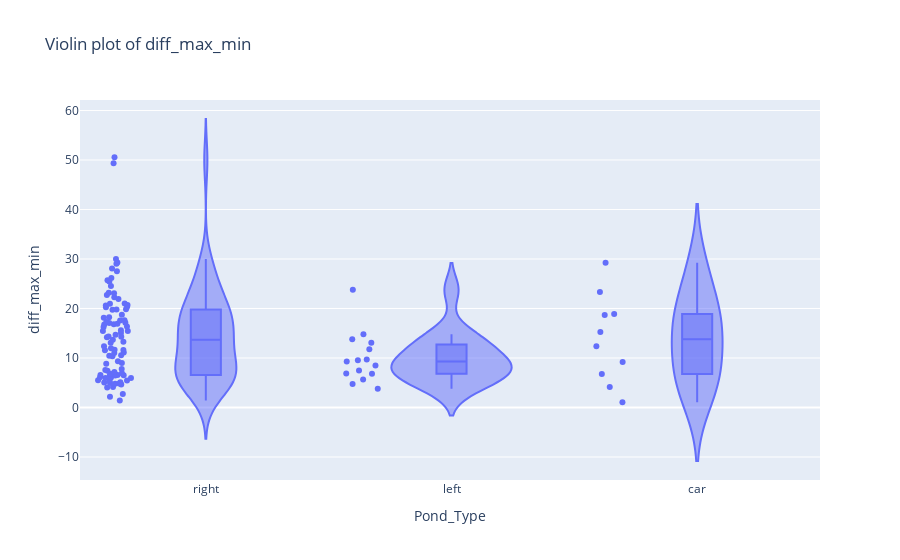
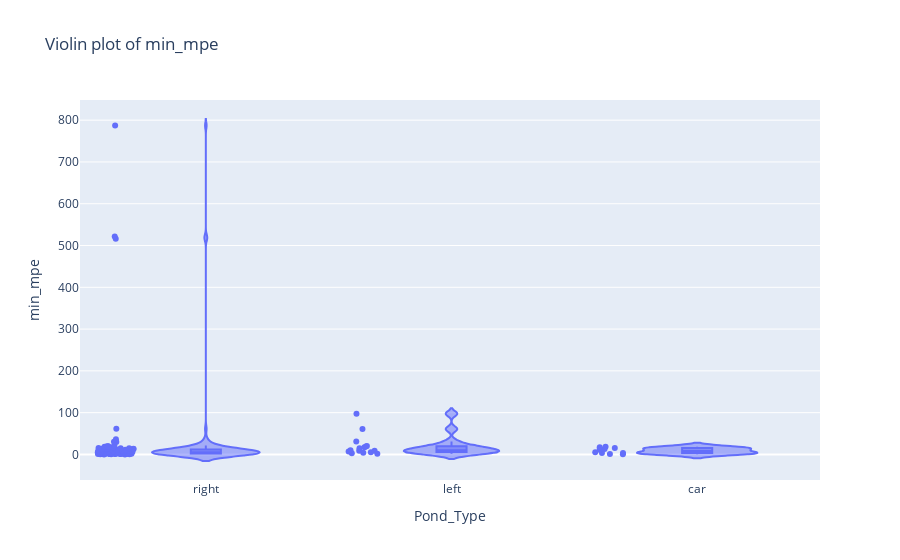
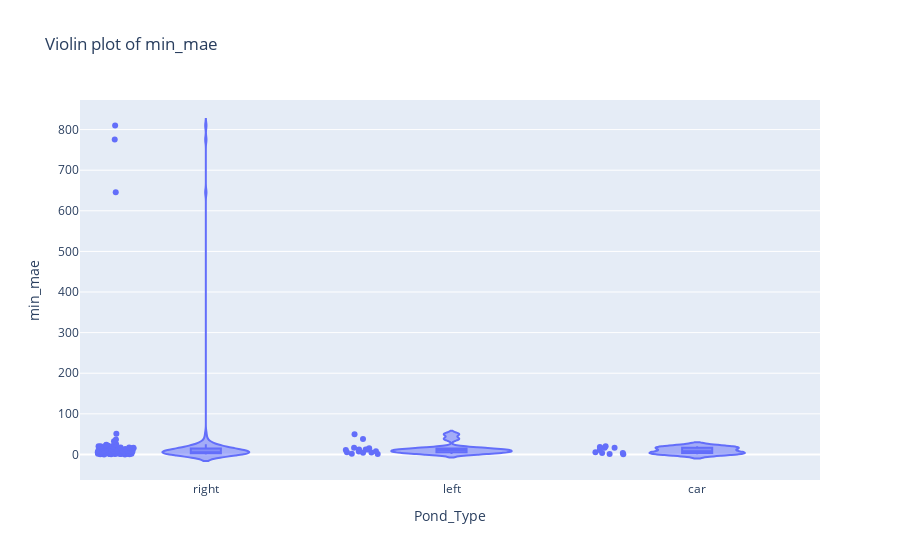
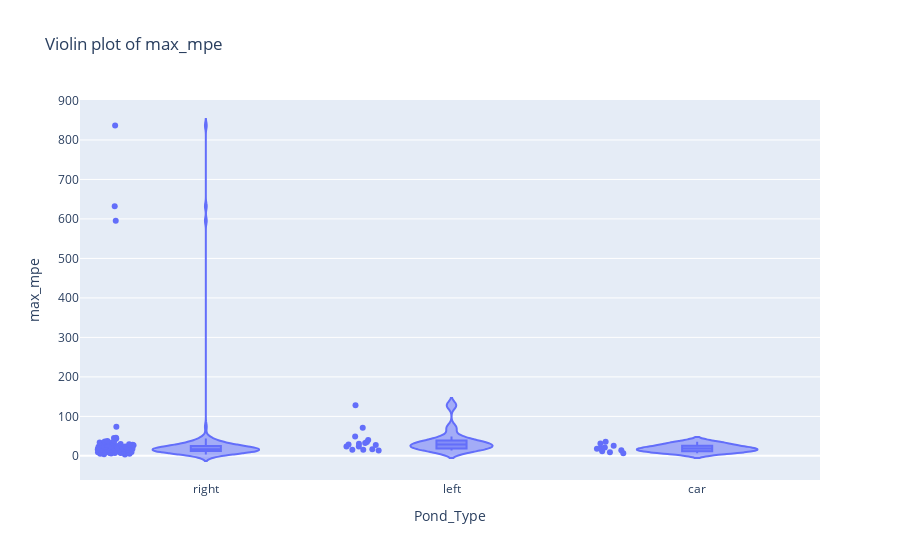

The cell these charts' notebook holds for them, in order:
### Code cell
import pandas as pd
import seaborn as sns
import matplotlib.pyplot as plt
from scipy.stats import pearsonr, spearmanr, shapiro, levene
# import pingouin as pg
import statsmodels.api as sm
import numpy as np
import plotly.express as px

# Load your data

# Calculate expert averages and standard deviations
df['expert_mean'] = df[['Length_1', 'Length_2', 'Length_3']].median(axis=1)
df['expert_std'] = df[['Length_1', 'Length_2', 'Length_3']].std(axis=1)

df['expert_max'] = df[['Length_1', 'Length_2', 'Length_3']].max(axis=1)
df['expert_min'] = df[['Length_1', 'Length_2', 'Length_3']].min(axis=1)

#diffrence in pixels between the min and max of Length_1_pixels, Length_2_pixels, Length_3_pixels

df['diff_max_min'] =abs(df[['Length_1', 'Length_2', 'Length_3']].max(axis=1) - df[['Length_1', 'Length_2', 'Length_3']].min(axis=1))

print(f'mean difference between min max' ,df['diff_max_min'].mean())
print(f'std  difference between min max ',df['diff_max_min'].std())
#
median_diff_max_min = df['diff_max_min'].median()
print(f'median difference between min max', median_diff_max_min)

#violoin plot of the difference between the min and max of the three measurements
fig = px.violin(df,
                x='Pond_Type', 
                y='diff_max_min', 
                box=True,  # Include box plot
                points="all",  # Show all points
                hover_data=['Label', 'PrawnID'],  # Include hover data
                title=f'Violin plot of diff_max_min',)
#Save the plot to png
# fig.write_image(f'violin carapace diff_max_min.png')
fig.show()

#how many Length_ground_truth_annotation(mm) in comparison with lengthe_1, length_2, length_3 bigger than 50%

# df['difference_mean_annotation_expert'] = abs(df['Length_ground_truth_annotation(mm)'] - df['expert_mean']/df['Length_ground_truth_annotation(mm)']) 
# df['difference_max_annotation_expert'] = abs(df['Length_ground_truth_annotation(mm)'] - df['expert_max']/df['Length_ground_truth_annotation(mm)'])
# df['difference_min_annotation_expert'] = abs(df['Length_ground_truth_annotation(mm)'] - df['expert_min']/df['Length_ground_truth_annotation(mm)'])

# df['min difference'] = df[['difference_mean_annotation_expert', 'difference_max_annotation_expert', 'difference_min_annotation_expert']].min(axis=1)
# df['max_difference'] = df[['difference_mean_annotation_expert', 'difference_max_annotation_expert', 'difference_min_annotation_expert']].max(axis=1)    


# df['difference_max_annotation_expert'] = abs(df['Length_ground_truth_annotation(mm)'] - df['expert_max']/df['Length_ground_truth_annotation(mm)'])

# df['difference_min_annotation_expert'] = abs(df['Length_ground_truth_annotation(mm)'] - df['expert_min']/df['Length_ground_truth_annotation(mm)'])
#violin difference_annotation_expert
# fig = px.violin(df,
#                 x='Pond_Type',
#                 y='min difference',
#                 box=True,  # Include box plot
#                 points="all",  # Show all points
#                 hover_data=['Label', 'PrawnID'],  # Include hover data
#                 title=f'Violin plot of difference_annotation_expert',)
# #Save the plot to png
# fig.write_image(f'violin carapace difference_annotation_expert.png')
# fig.show()




# Calculate differences
# df['diff_mean'] =abs(df['Length_fov(mm)'] - df['expert_mean'])
# df['diff_max'] =abs(df['Length_fov(mm)'] - df['expert_max'])
# df['diff_min'] =abs(df['Length_fov(mm)'] - df['expert_min'])

# df['the_min_diff'] = df[['diff_mean', 'diff_max', 'diff_min']].min(axis=1)


#the length measurement of the the_min_diff
# df['the_min_diff_length'] =df['Length_fov(mm)'] - df['the_min_diff']

#the length measurement of the the_max_diff
#percent error of the the_min_diff


# df['org_min_diff'] = [
#     df['Length_fov(mm)'].iloc[i] - df['the_min_diff'].iloc[i] 
#     if df['the_min_diff'].iloc[i] > 0 
#     else df['Length_fov(mm)'].iloc[i] + abs(df['the_min_diff'].iloc[i]) 
#     for i in range(len(df))
# ]


# df['min difference']=df[['Error_percentage_distance_mm_ground_min', 'Error_percentage_distance_mm_ground_max','Error_percentage_distance_mm_ground_median']].min(axis=1)

# Calculate the percentage error
# df['the_min_diff_percentage_error'] = (df['the_min_diff'].abs() / df['org_min_diff'].abs()) * 100

# # Cap the error at 100%
# df['the_min_diff_percentage_error'] = df['the_min_diff_percentage_error'].apply(lambda x: min(x, 100))

# the percentage error of the the_min_diff when smaller than 100%
# df['the_min_diff_percentage_error'] = df['the_min_diff_percentage_error']
# df['min difference']=df[['Error_percentage_distance_mm_ground_min', 'Error_percentage_distance_mm_ground_max','Error_percentage_distance_mm_ground_median']].min(axis=1)

# Calculate the percentage error
# df['the_min_diff_percentage_error'] = (df['the_min_diff'].abs() / df['org_min_diff'].abs()) * 100

# # Cap the error at 100%
# df['the_min_diff_percentage_error'] = df['the_min_diff_percentage_error'].apply(lambda x: min(x, 100))

# the percentage error of the the_min_diff when smaller than 100%
# df['the_min_diff_percentage_error'] = df['the_min_diff_percentage_error']
df['min_mpe']=df[['MPError_fov_min', 'MPError_fov_max','MPError_fov_median']].min(axis=1)

df['max_mpe']=df[['MPError_fov_min', 'MPError_fov_max','MPError_fov_median']].max(axis=1)

df['min_mae']=df[['AbsError_fov_min', 'AbsError_fov_max','AbsError_fov_median']].min(axis=1)

df['max_mae']=df[['AbsError_fov_min', 'AbsError_fov_max','AbsError_fov_median']].max(axis=1)




print('max mae median:')
print(df.groupby('Pond_Type')['max_mae'].median())

#max mpe median
print('max mpe median:')
print(df.groupby('Pond_Type')['max_mpe'].median())


# Create a violin plot using plotly
import plotly.express as px
#violin plots wiht plotly for mean percentage error and MAE
for error in ['min_mpe', 'min_mae', 'max_mpe', 'max_mae']:
        # Create a violin plot using plotly 
    fig = px.violin(df,
                    x='Pond_Type', 
                    y=error, 
                    box=True,  # Include box plot
                    points="all",  # Show all points
                    hover_data=['Label', 'PrawnID'],  # Include hover data
                    title=f'Violin plot of {error}',)
    #Save the plot to png
    # fig.write_image(f'violin full {error}_.png')
    fig.show()

#change name of each pond type if test-car change to square-female if test-right change to circular big male if test-left change to circular small mal

print('min mae median:')
print(df.groupby('Pond_Type')['min_mae'].median())

#min mpe median
print('min mpe median:')
print(df.groupby('Pond_Type')['min_mpe'].median())


# #scatter plot the_min_diff_percentage_error and  difference_annotation_expert plotly
# fig = px.scatter(df, x='min_mpe', y='min difference', color='Pond_Type', hover_data=['Label', 'PrawnID'])
# #add title
# fig.update_layout(title='min_mpe vs. difference_annotation_expert')

# #save the plot to png
# fig.write_image('the_min_diff_percentage_error vs. difference_annotation_expert.png')
# # Add a trendline


# fig.show()


# #scatter plot the_min_diff_percentage_error and  pose_eval_iou plotly
# fig = px.scatter(df, x='min_mpe', y='pose_eval_iou', color='Pond_Type', hover_data=['Label', 'PrawnID'])
# #add title
# fig.update_layout(title='min_mpe vs. pose_eval_iou')

# #save the plot to png
# fig.write_image('the_min_diff_percentage_error vs. pose_eval_iou.png')
# # Add a trendline
# fig.show()

#scatter plot between min_mpe and height
fig = px.scatter(df, x='Height_mm', y='min_mpe', hover_data=['Label', 'PrawnID'])
#add title
fig.update_layout(title='min_mpe vs. Height')

#save the plot to png
fig.write_image('full body_ min_mpe vs. Height.png')
# Add a trendline
fig.show()

#max mae median




# Normality Test

### Figure 1 — Plotly figure (JSON) as saved in the notebook; plotly's stock layout.template omitted (floating-point values rounded to 4 significant figures; data arrays with more than 128 entries replaced by an {"elided": "..."} marker saying what was removed)
{"data": [{"alignmentgroup": "True", "box": {"visible": true}, "customdata": {"elided": "118x2 str values"}, "hovertemplate": "Pond_Type=%{x}<br>diff_max_min=%{y}<br>Label=%{customdata[0]}<br>PrawnID=%{customdata[1]}<extra></extra>", "legendgroup": "", "marker": {"color": "#636efa"}, "name": "", "offsetgroup": "", "orientation": "v", "points": "all", "scalegroup": "True", "showlegend": false, "type": "violin", "x": ["right", "right", "right", "right", "right", "right", "right", "right", "right", "right", "right", "right", "right", "right", "right", "right", "right", "right", "right", "right", "right", "right", "right", "right", "right", "right", "right", "right", "right", "right", "right", "right", "right", "right", "right", "right", "right", "right", "right", "right", "right", "right", "right", "right", "right", "right", "right", "right", "right", "right", "right", "right", "right", "right", "right", "right", "right", "right", "right", "right", "right", "right", "right", "right", "right", "right", "right", "right", "right", "right", "right", "right", "right", "right", "left", "left", "left", "left", "right", "left", "left", "left", "right", "right", "right", "right", "right", "right", "right", "right", "right", "right", "right", "right", "right", "right", "right", "right", "right", "right", "left", "left", "left", "left", "left", "left", "left", "left", "car", "car", "car", "car", "car", "car", "car", "car", "car", "car"], "x0": " ", "xaxis": "x", "y": [6.559, 15.02, 20.58, 20.37, 12.36, 19.78, 15.44, 15.59, 14.28, 7.781, 14.71, 5.069, 11.67, 4.126, 10.44, 4.032, 21.93, 22.72, 5.935, 13.05, 29.05, 6.549, 6.932, 2.735, 4.65, 5.954, 2.169, 6.111, 7.163, 8.997, 11.13, 10.56, 5.448, 6.823, 17.11, 6.729, 11.54, 9.346, 15.46, 13.3, 16.38, 5.482, 8.85, 16.91, 17.26, 19.74, 27.53, 16.75, 22.27, 25.73, 14.35, 1.425, 6.476, 7.55, 11.95, 18.73, 16.24, 21.0, 20.96, 20.68, 49.34, 26.16, 50.56, 7.437, 13.68, 11.59, 30, 18.12, 6.497, 4.863, 24.55, 25.47, 29.27, 17.07, 7.448, 13.06, 5.665, 6.803, 28.08, 14.8, 23.76, 4.762, 23.2, 19.82, 6.548, 20.26, 18.21, 17.59, 6.284, 5.08, 6.06, 4.806, 17.61, 4.947, 23.06, 14.21, 5.42, 10.33, 16.81, 11.0, 8.495, 6.849, 3.783, 9.707, 11.77, 9.29, 9.537, 13.77, 18.69, 23.32, 6.753, 18.9, 29.24, 12.35, 4.143, 1.056, 15.24, 9.167], "y0": " ", "yaxis": "y"}], "layout": {"legend": {"tracegroupgap": 0}, "title": {"text": "Violin plot of diff_max_min"}, "violinmode": "group", "xaxis": {"anchor": "y", "domain": [0, 1], "title": {"text": "Pond_Type"}}, "yaxis": {"anchor": "x", "domain": [0, 1], "title": {"text": "diff_max_min"}}}}

### Figure 2 — Plotly figure (JSON) as saved in the notebook; plotly's stock layout.template omitted (floating-point values rounded to 4 significant figures; data arrays with more than 128 entries replaced by an {"elided": "..."} marker saying what was removed)
{"data": [{"alignmentgroup": "True", "box": {"visible": true}, "customdata": {"elided": "118x2 str values"}, "hovertemplate": "Pond_Type=%{x}<br>min_mpe=%{y}<br>Label=%{customdata[0]}<br>PrawnID=%{customdata[1]}<extra></extra>", "legendgroup": "", "marker": {"color": "#636efa"}, "name": "", "offsetgroup": "", "orientation": "v", "points": "all", "scalegroup": "True", "showlegend": false, "type": "violin", "x": ["right", "right", "right", "right", "right", "right", "right", "right", "right", "right", "right", "right", "right", "right", "right", "right", "right", "right", "right", "right", "right", "right", "right", "right", "right", "right", "right", "right", "right", "right", "right", "right", "right", "right", "right", "right", "right", "right", "right", "right", "right", "right", "right", "right", "right", "right", "right", "right", "right", "right", "right", "right", "right", "right", "right", "right", "right", "right", "right", "right", "right", "right", "right", "right", "right", "right", "right", "right", "right", "right", "right", "right", "right", "right", "left", "left", "left", "left", "right", "left", "left", "left", "right", "right", "right", "right", "right", "right", "right", "right", "right", "right", "right", "right", "right", "right", "right", "right", "right", "right", "left", "left", "left", "left", "left", "left", "left", "left", "car", "car", "car", "car", "car", "car", "car", "car", "car", "car"], "x0": " ", "xaxis": "x", "y": [1.306, 0.7923, 2.897, 1.742, 7.054, 0.8267, 2.283, 2.798, 8.58, 8.691, 3.204, 3.816, 0.08173, 7.604, 3.894, 6.288, 1.335, 2.578, 61.33, 0.9225, 3.799, 1.152, 2.158, 5.337, 29.57, 19.54, 12.93, 13.58, 5.328, 6.352, 15.04, 13.64, 15.21, 7.895, 516.2, 11.44, 7.78, 10.57, 0.3711, 0.2849, 11.98, 11.54, 4.699, 0.04464, 3.637, 2.682, 0.9755, 5.894, 5.427, 2.881, 13.57, 18.45, 11.26, 30.25, 16.93, 521.3, 2.7, 4.507, 2.71, 2.895, 1.68, 1.634, 1.03, 2.759, 4.757, 1.865, 4.766, 2.328, 11.91, 15.28, 1.443, 6.315, 5.408, 1.791, 19.92, 14.87, 19.22, 1.7, 3.657, 2.66, 3.822, 30.86, 5.359, 3.084, 8.151, 0.1603, 6.231, 8.008, 36.47, 6.485, 2.495, 15.09, 1.126, 18.98, 3.177, 19.32, 787.1, 21.32, 11.76, 0.827, 5.281, 97.46, 60.75, 17.04, 10.25, 8.768, 8.934, 7.045, 1.078, 17.25, 3.427, 5.521, 3.439, 18.57, 15.17, 10.96, 0.29, 12.79], "y0": " ", "yaxis": "y"}], "layout": {"legend": {"tracegroupgap": 0}, "title": {"text": "Violin plot of min_mpe"}, "violinmode": "group", "xaxis": {"anchor": "y", "domain": [0, 1], "title": {"text": "Pond_Type"}}, "yaxis": {"anchor": "x", "domain": [0, 1], "title": {"text": "min_mpe"}}}}

### Figure 3 — Plotly figure (JSON) as saved in the notebook; plotly's stock layout.template omitted (floating-point values rounded to 4 significant figures; data arrays with more than 128 entries replaced by an {"elided": "..."} marker saying what was removed)
{"data": [{"alignmentgroup": "True", "box": {"visible": true}, "customdata": {"elided": "118x2 str values"}, "hovertemplate": "Pond_Type=%{x}<br>min_mae=%{y}<br>Label=%{customdata[0]}<br>PrawnID=%{customdata[1]}<extra></extra>", "legendgroup": "", "marker": {"color": "#636efa"}, "name": "", "offsetgroup": "", "orientation": "v", "points": "all", "scalegroup": "True", "showlegend": false, "type": "violin", "x": ["right", "right", "right", "right", "right", "right", "right", "right", "right", "right", "right", "right", "right", "right", "right", "right", "right", "right", "right", "right", "right", "right", "right", "right", "right", "right", "right", "right", "right", "right", "right", "right", "right", "right", "right", "right", "right", "right", "right", "right", "right", "right", "right", "right", "right", "right", "right", "right", "right", "right", "right", "right", "right", "right", "right", "right", "right", "right", "right", "right", "right", "right", "right", "right", "right", "right", "right", "right", "right", "right", "right", "right", "right", "right", "left", "left", "left", "left", "right", "left", "left", "left", "right", "right", "right", "right", "right", "right", "right", "right", "right", "right", "right", "right", "right", "right", "right", "right", "right", "right", "left", "left", "left", "left", "left", "left", "left", "left", "car", "car", "car", "car", "car", "car", "car", "car", "car", "car"], "x0": " ", "xaxis": "x", "y": [0.9699, 0.9407, 3.395, 2.338, 7.089, 1.307, 2.212, 3.322, 10.49, 10.97, 4.156, 5.122, 0.08792, 6.777, 4.41, 7.217, 1.867, 3.505, 50.84, 0.8534, 5.193, 1.306, 2.437, 5.11, 32.26, 20.22, 14.18, 16.94, 6.317, 7.65, 17.21, 16.2, 19.29, 10.37, 775.5, 15.24, 10.61, 10.47, 0.4553, 0.4366, 15.49, 15.01, 5.06, 0.05959, 4.882, 3.31, 1.313, 6.072, 4.64, 4.513, 14.4, 24.12, 13.54, 21.35, 20.17, 645.4, 3.035, 5.676, 3.22, 3.951, 2.177, 1.77, 1.532, 3.665, 5.382, 2.076, 5.498, 2.934, 17.15, 25.41, 1.765, 9.038, 5.957, 2.376, 15.19, 10.66, 16.37, 0.96, 5.176, 1.917, 4.044, 12.08, 5.304, 3.828, 9.667, 0.1986, 7.875, 8.995, 36.97, 7.528, 3.499, 16.27, 1.148, 24.77, 5.05, 20.48, 809.9, 22.52, 12.01, 1.307, 5.073, 49.91, 38.21, 12.22, 7.711, 11.89, 5.596, 7.256, 1.145, 19.99, 3.595, 5.276, 3.399, 18.32, 16.56, 10.9, 0.398, 16.79], "y0": " ", "yaxis": "y"}], "layout": {"legend": {"tracegroupgap": 0}, "title": {"text": "Violin plot of min_mae"}, "violinmode": "group", "xaxis": {"anchor": "y", "domain": [0, 1], "title": {"text": "Pond_Type"}}, "yaxis": {"anchor": "x", "domain": [0, 1], "title": {"text": "min_mae"}}}}

### Figure 4 — Plotly figure (JSON) as saved in the notebook; plotly's stock layout.template omitted (floating-point values rounded to 4 significant figures; data arrays with more than 128 entries replaced by an {"elided": "..."} marker saying what was removed)
{"data": [{"alignmentgroup": "True", "box": {"visible": true}, "customdata": {"elided": "118x2 str values"}, "hovertemplate": "Pond_Type=%{x}<br>max_mpe=%{y}<br>Label=%{customdata[0]}<br>PrawnID=%{customdata[1]}<extra></extra>", "legendgroup": "", "marker": {"color": "#636efa"}, "name": "", "offsetgroup": "", "orientation": "v", "points": "all", "scalegroup": "True", "showlegend": false, "type": "violin", "x": ["right", "right", "right", "right", "right", "right", "right", "right", "right", "right", "right", "right", "right", "right", "right", "right", "right", "right", "right", "right", "right", "right", "right", "right", "right", "right", "right", "right", "right", "right", "right", "right", "right", "right", "right", "right", "right", "right", "right", "right", "right", "right", "right", "right", "right", "right", "right", "right", "right", "right", "right", "right", "right", "right", "right", "right", "right", "right", "right", "right", "right", "right", "right", "right", "right", "right", "right", "right", "right", "right", "right", "right", "right", "right", "left", "left", "left", "left", "right", "left", "left", "left", "right", "right", "right", "right", "right", "right", "right", "right", "right", "right", "right", "right", "right", "right", "right", "right", "right", "right", "left", "left", "left", "left", "left", "left", "left", "left", "car", "car", "car", "car", "car", "car", "car", "car", "car", "car"], "x0": " ", "xaxis": "x", "y": [5.464, 6.626, 17.79, 19.95, 22.06, 15.24, 16.25, 18.34, 22.95, 15.83, 7.311, 7.317, 12.26, 12.83, 14.44, 10.16, 17.02, 16.96, 73.77, 15.35, 12.88, 3.673, 4.242, 8.435, 35.34, 26.84, 15.2, 19.42, 12.1, 14.94, 27.43, 24.72, 20.38, 13.8, 595.4, 17.36, 17.75, 22.08, 10.88, 9.812, 28.22, 16.44, 14.08, 14.56, 8.746, 11.54, 26.94, 26.46, 21.98, 16.21, 31.32, 19.75, 17.6, 45.85, 29.98, 632.1, 12.0, 14.31, 8.815, 9.103, 36.1, 34.0, 44.16, 8.855, 6.011, 9.537, 23.23, 10.54, 15.71, 17.69, 14.93, 13.96, 16.35, 9.23, 32.9, 40.44, 27.71, 15.63, 29.31, 13.69, 24.03, 48.97, 37.61, 22.67, 14.47, 16.58, 24.12, 28.07, 45.49, 11.36, 7.125, 20.46, 19.51, 23.67, 20.68, 37.79, 836.4, 34.47, 33.77, 5.562, 15.5, 128.0, 71.03, 35.37, 30.71, 16.77, 28.5, 23.57, 14.04, 31.12, 9.267, 21.12, 25.48, 35.52, 18.27, 11.9, 6.795, 18.48], "y0": " ", "yaxis": "y"}], "layout": {"legend": {"tracegroupgap": 0}, "title": {"text": "Violin plot of max_mpe"}, "violinmode": "group", "xaxis": {"anchor": "y", "domain": [0, 1], "title": {"text": "Pond_Type"}}, "yaxis": {"anchor": "x", "domain": [0, 1], "title": {"text": "max_mpe"}}}}
